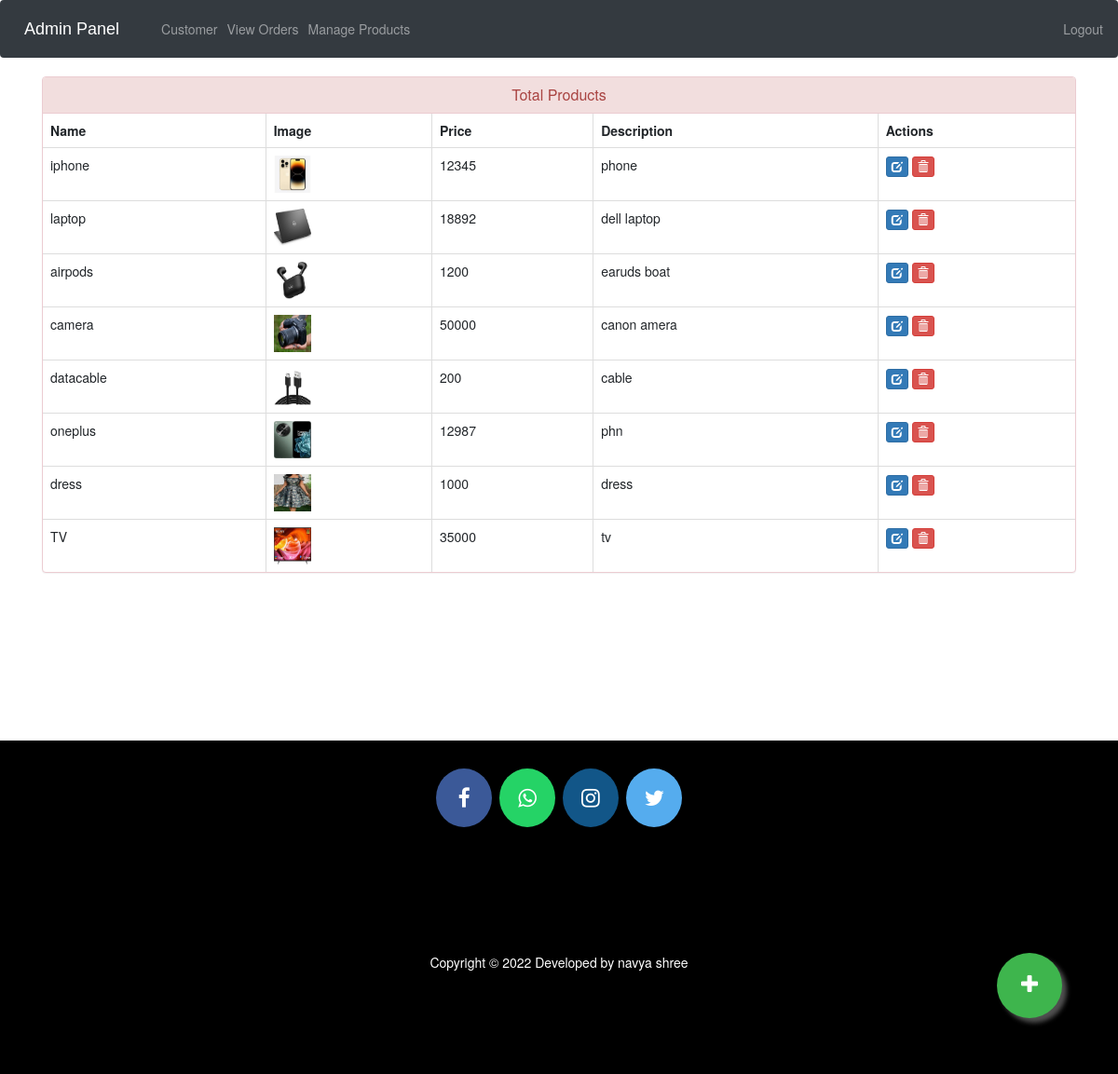
The page /admin-products (signed in) on the database its author committed.
### ecom/models.py (models this page shows, shortened)
class Product(models.Model):
    name=models.CharField(max_length=40)
    product_image= models.ImageField(upload_to='product_image/',null=True,blank=True)
    price = models.PositiveIntegerField()
    description=models.CharField(max_length=40)

### ecom/views.py (the view)
# urls.py: path('admin-products', views.admin_products_view,name='admin-products'),
@login_required(login_url='adminlogin')
def admin_products_view(request):
    products=models.Product.objects.all()
    return render(request,'ecom/admin_products.html',{'products':products})

### templates/ecom/admin_products.html (shortened to what this page needs)
{% extends 'ecom/admin_base.html' %}
{% load static %}
{% block content %}
<head>
  <link href="//netdna.bootstrapcdn.com/bootstrap/3.0.0/css/bootstrap.min.css" rel="stylesheet" id="bootstrap-css">
</head>
<div class="container">
  <div class="panel panel-danger">
    <div class="panel-heading">
      <h6 class="panel-title">Total Products</h6>
    </div>
    <table class="table table-hover table-bordered" id="dev-table">
      <thead>
        <tr>
          <th>Name</th>
          <th>Image</th>
          <th>Price</th>
          <th>Description</th>
          <th>Actions</th>
        </tr>
      </thead>
      {% for p in products %}
  {% if p %}
      <tr>
        <td> {{p.name}}</td>
        <td> <img src="{% static p.product_image.url %}" alt="Profile Pic" height="40px" width="40px" /></td>
        <td>{{p.price}}</td>
        <td>{{p.description}}</td>
        <td><a class="btn btn-primary btn-xs" href="{% url 'update-product' p.id  %}"><span class="glyphicon glyphicon-edit"></span></a>
          <a class="btn btn-danger btn-xs" href="{% url 'delete-product' p.id  %}"><span class="glyphicon glyphicon-trash"></span></a></td>
      </tr>
      {%else%}
      <br><br><br>
      <h1>No Products!!</h1>
      {% endif %}
      {% endfor %}
    </table>
  </div>
</div>
<a href="/admin-add-product" class="float">
<i class="fa fa-plus my-float"></i>
</a>
{% endblock content %}

### templates/ecom/admin_base.html (style rules this page uses)
.fa { font-size: 23px; width: 60px; text-align: center; text-decoration: none; margin: 5px 2px; border-radius: 50%; }

### templates/ecom/admin_products.html (style rules this page uses)
a:link { text-decoration: none; }
h6 { text-align: center; }
.float { position:fixed; width:70px; height:70px; bottom:60px; right:60px; background-color:#3eb54d; color:#FFF; border-radius:50px; text-align:center; box-shadow: 5px 5px 5px #505050; }
.my-float { margin-top:22px; }

### rows shown on the page
Product: name "iphone", product_image (picture), price "12345", description "phone"
Product: name "laptop", product_image (picture), price "18892", description "dell laptop"
Product: name "airpods", product_image (picture), price "1200", description "earuds boat"
Product: name "camera", product_image (picture), price "50000", description "canon amera"
Product: name "datacable", product_image (picture), price "200", description "cable"
Product: name "oneplus", product_image (picture), price "12987", description "phn"
Product: name "dress", product_image (picture), price "1000", description "dress"
Product: name "TV", product_image (picture), price "35000", description "tv"
